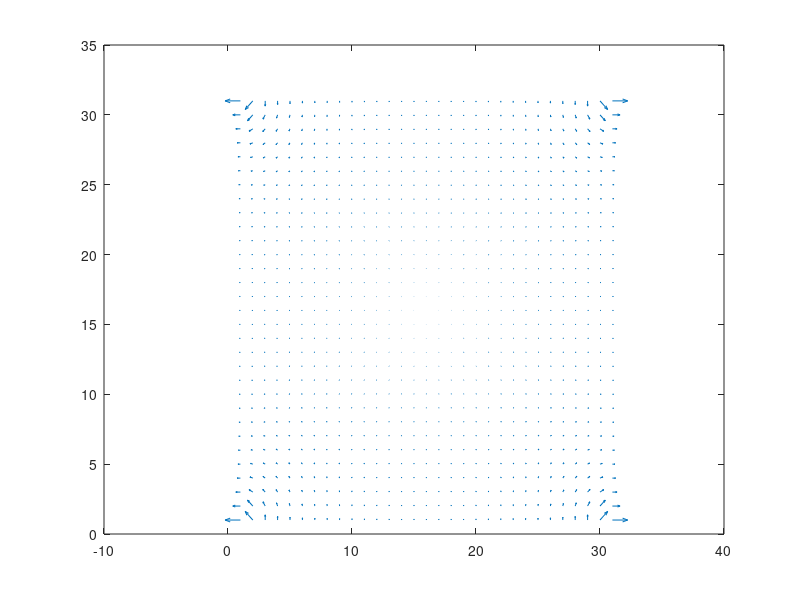
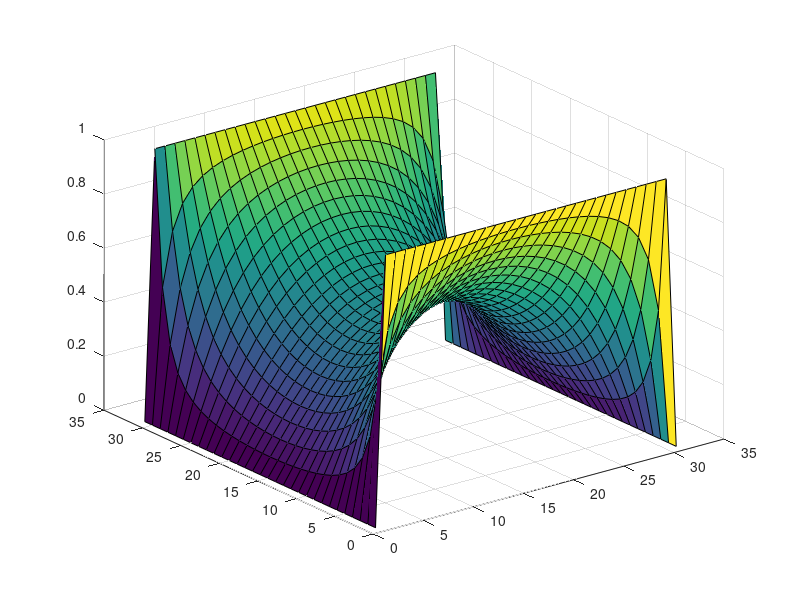
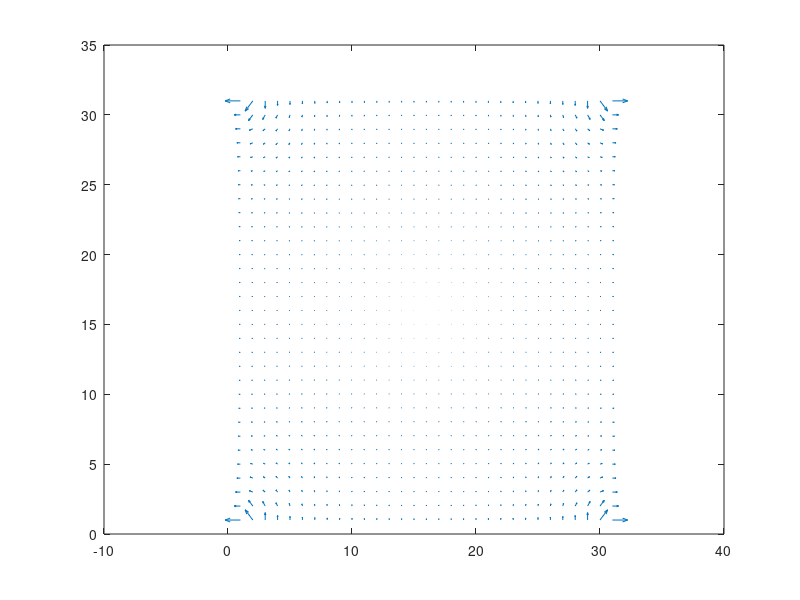
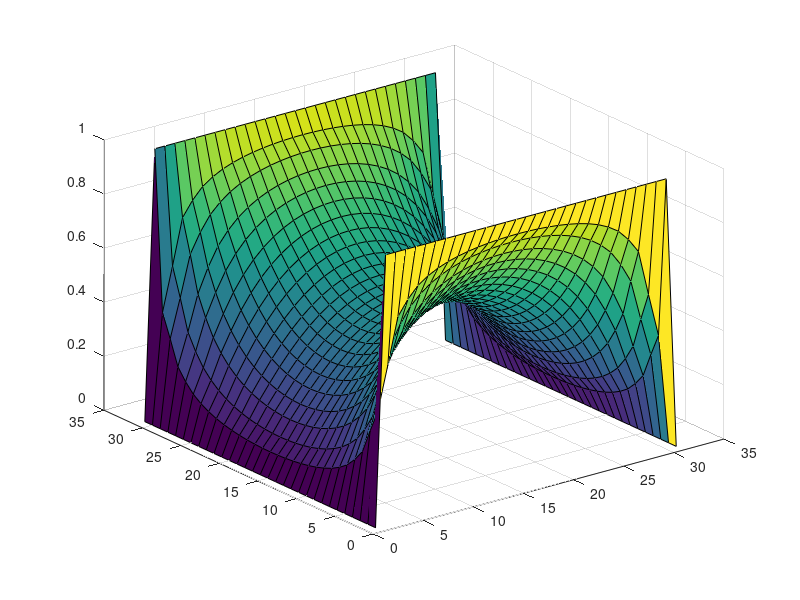

MATLAB code to generate these figures, in order:
% Laplace Equation by Iteration PA Assignment

clear all;
clc;

% Set dimensions of 2D space
xdim = 30;
ydim = 30;


% Initialize V matrices
V = zeros(xdim+1,ydim+1);
V_prev = zeros(xdim+1, ydim+1);


i=1:1:xdim+1;

% Set boundary conditions
V(1,i) = 1; % left
V(xdim+1,i) = 1; % right
V(i,ydim+1) = 0; % top
V(i,1) = 0; % bottom


error = max(max(abs(V-V_prev)));
iter = 0;

while error>0.000001
    iter = iter+1;
    
    % Finite difference method iteration loop
    for i=2:1:xdim
        for j=2:1:ydim
            V(i,j) = (V(i-1,j) + V(i,j-1) + V(i+1,j) + V(i,j+1))/4;
        end
    end
    % Calculate new error
    error = max(max(abs(V-V_prev)));
    % Update previous V solution for iteration
    V_prev = V;
    
end

%Plot the electric field distribution
figure;
title('Electric Field Distribution');
[ex,ey]=gradient(V);
quiver(-ex,-ey); %Quiver command creates a plot, E=-grad(V), hence the negative sign

figure;
title('Electric Field Distribution');
surf(V)

% Simulation using imboxfilt

clear all;
clc;

% Set dimensions of 2D space
xdim = 30;
ydim = 30;


% Initialize V matrices
V = zeros(xdim+1,ydim+1);
V_prev = zeros(xdim+1, ydim+1);


i=1:1:xdim+1;

% Set boundary conditions
V(1,i) = 1; % left
V(xdim+1,i) = 1; % right
V(i,ydim+1) = 0; % top
V(i,1) = 0; % bottom


error = max(max(abs(V-V_prev)));
iter = 0;

while error>0.000001
    iter = iter+1;
    
    % Finite difference method iteration using imboxfilt
    V = imboxfilt(V, 5);
    
    % Set boundary conditions
    V(1,i) = 1; % left
    V(xdim+1,i) = 1; % right
    V(i,ydim+1) = 0; % top
    V(i,1) = 0; % bottom
    
    % Calculate new error
    error = max(max(abs(V-V_prev)));
    % Update previous V solution to calculate error
    V_prev = V;
end

%Plot the electric field distribution using imboxfilt
figure;
title('Electric Field Distribution');
[ex,ey]=gradient(V);
quiver(-ex,-ey); %Quiver command creates a plot, E=-grad(V), hence the negative sign

figure;
title('Electric Field Distribution');
surf(V)



